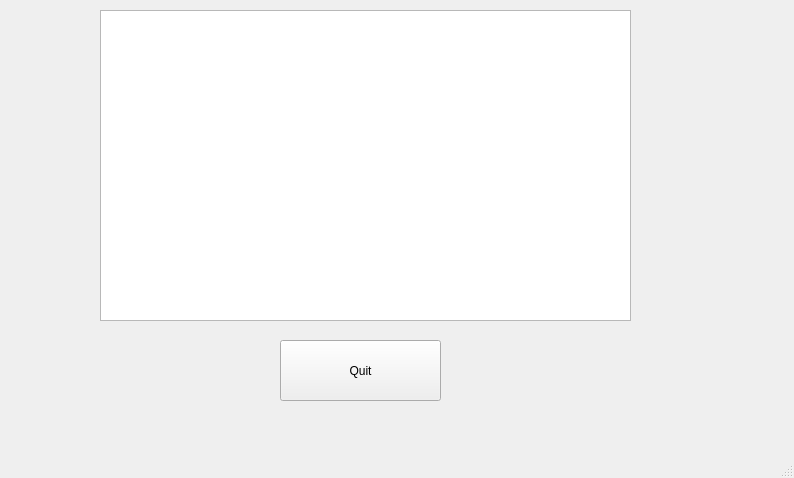
<?xml version="1.0" encoding="UTF-8"?>
<ui version="4.0">
 <class>MainWindow</class>
 <widget class="QMainWindow" name="MainWindow">
  <property name="geometry">
   <rect>
    <x>0</x>
    <y>0</y>
    <width>794</width>
    <height>478</height>
   </rect>
  </property>
  <property name="windowTitle">
   <string>MainWindow</string>
  </property>
  <widget class="QWidget" name="centralwidget">
   <widget class="QGraphicsView" name="graphicsView">
    <property name="geometry">
     <rect>
      <x>100</x>
      <y>10</y>
      <width>531</width>
      <height>311</height>
     </rect>
    </property>
   </widget>
   <widget class="QPushButton" name="pushButton">
    <property name="geometry">
     <rect>
      <x>280</x>
      <y>340</y>
      <width>161</width>
      <height>61</height>
     </rect>
    </property>
    <property name="text">
     <string>Quit</string>
    </property>
   </widget>
  </widget>
  <widget class="QMenuBar" name="menubar">
   <property name="geometry">
    <rect>
     <x>0</x>
     <y>0</y>
     <width>794</width>
     <height>34</height>
    </rect>
   </property>
  </widget>
  <widget class="QStatusBar" name="statusbar"/>
 </widget>
 <resources/>
 <connections/>
</ui>
